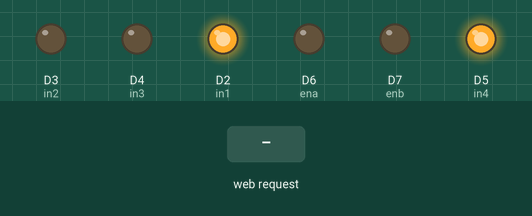
The sketch below on a simulated ESP8266 (NodeMCU). Parts: output pins drawn as LEDs (lit = HIGH). The inputs (shaded band) are chosen by the test bench. WiFi joins after 1.5 s; servers stay silent unless stated; what the sketch prints to the serial monitor is not drawn.

Above: at 2.7 s.
2.8 s: HTTP request GET /left received
At 3.6 s:
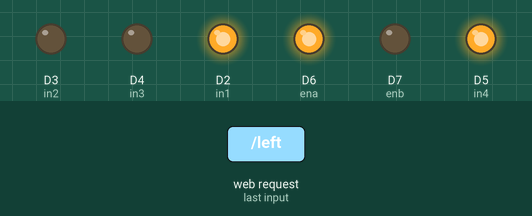
4.3 s: HTTP request GET /forward received
At 4.8 s:
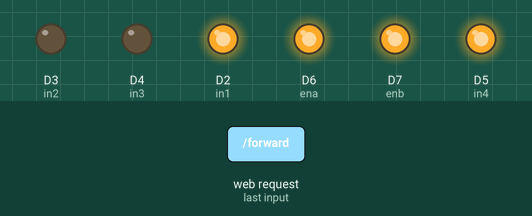
5.8 s: HTTP request GET /right received
At 7.0 s:
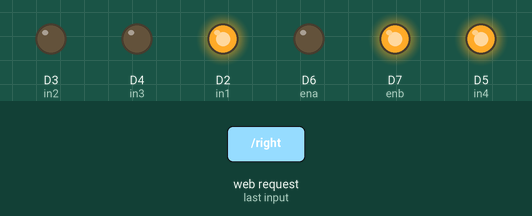
7.3 s: HTTP request GET /halt received
At 8.3 s:
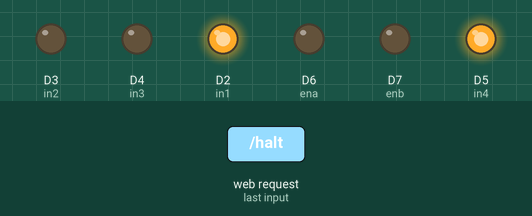
Timing chart, 0 to 9.8 s (numbered marks = the images above; inputs shaded):
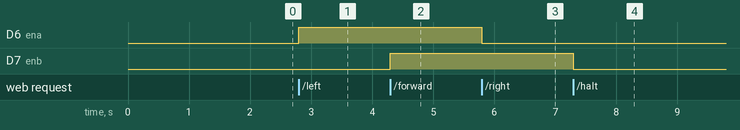

The sketch:

ardu.ino
```cpp
#include <ESP8266WiFi.h>        // Include the Wi-Fi library
#include <ESP8266WebServer.h>   // For using server

const char* ssid     = "vivo";         // The SSID (name) of the Wi-Fi network you want to connect to
const char* password = "12345678";        // The password of the Wi-Fi network

ESP8266WebServer server(80);

#define in1 D2
#define in2 D3
#define in3 D4
#define in4 D5
#define ena D6
#define enb D7

void setup() {
  Serial.begin(115200);         // Start the Serial communication to send messages to the computer


  pinMode(in1, OUTPUT);
  pinMode(in2, OUTPUT);
  pinMode(in3, OUTPUT);
  pinMode(in4, OUTPUT);
  pinMode(ena, OUTPUT);
  pinMode(enb, OUTPUT);

  digitalWrite(in1, 1);
  digitalWrite(in2, 0);
  digitalWrite(in3, 0);
  digitalWrite(in4, 1);

  Serial.println('\n');
  WiFi.begin(ssid, password);             // Connect to the network
  Serial.print("Connecting to ");
  Serial.print(ssid); Serial.println(" ...");

  int i = 0;
  while (WiFi.status() != WL_CONNECTED) {
   delay(500);
    Serial.print(++i); Serial.print(' ');
  }

  Serial.println('\n');
  Serial.println("Connection established!");
  Serial.print("IP address:\t");
  Serial.println(WiFi.localIP());         // Send the IP address of the ESP8266 to the computer

  server.on("/forward", forward);
  server.on("/halt", halt);
  server.on("/left", left);
  server.on("/right", right);

  server.begin();
}

void loop() {
  server.handleClient();
}

void forward()
{
  server.send(200);

  analogWrite(ena , 912);
  analogWrite(enb , 912);
}

void halt()
{
  server.send(200);

  digitalWrite(ena , LOW);
  digitalWrite(enb , LOW);

}

void left()
{
  server.send(200);
   Serial.println('L');
  analogWrite(ena, 812);
  digitalWrite(enb , LOW);
}


void right()
{
  server.send(200);
 analogWrite(enb, 812);
  digitalWrite(ena , LOW);
}
```

Measured:
- after the input at 2.8 s, D6 (ena): LOW → HIGH at once
- after the input at 4.3 s, D7 (enb): LOW → HIGH at once
- after the input at 5.8 s, D6 (ena): HIGH → LOW at once
- after the input at 7.3 s, D7 (enb): HIGH → LOW at once
